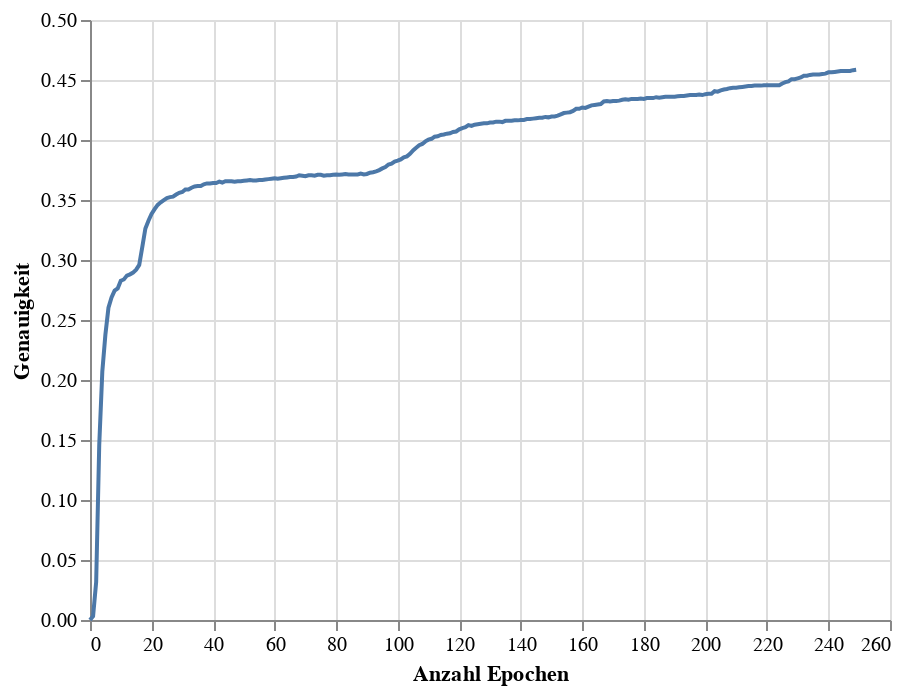

Source (notebook cell):
### Code cell
accuracy_chart = alt.Chart(accuracy_df).mark_line().encode(
    x=alt.X('Epoch',title = 'Anzahl Epochen'),
    y=alt.Y('Accuracy', title = 'Genauigkeit')
)
accuracy_chart

### Figure 1 — Vega-Lite specification as saved in the notebook (floating-point values rounded to 4 significant figures; data arrays with more than 128 entries replaced by an {"elided": "..."} marker saying what was removed)
{"config": {"view": {"continuousWidth": 400, "continuousHeight": 300}}, "data": {"name": "data-e1339a249a7db0b7f00219062ad58d4b"}, "mark": "line", "encoding": {"x": {"field": "Epoch", "title": "Anzahl Epochen", "type": "quantitative"}, "y": {"field": "Accuracy", "title": "Genauigkeit", "type": "quantitative"}}, "$schema": "https://vega.github.io/schema/vega-lite/v4.17.0.json", "datasets": {"data-e1339a249a7db0b7f00219062ad58d4b": {"elided": "250 records"}}}
